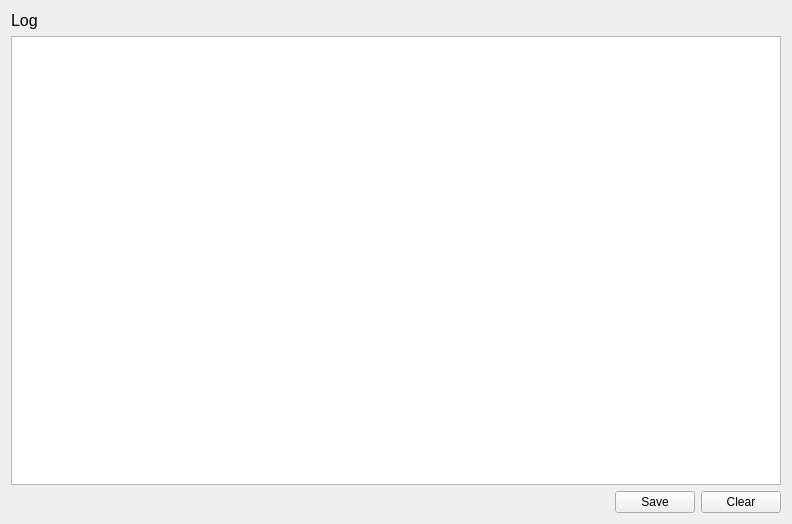
<?xml version="1.0" encoding="UTF-8"?>
<ui version="4.0">
 <class>BotLogWidget</class>
 <widget class="QWidget" name="BotLogWidget">
  <property name="geometry">
   <rect>
    <x>0</x>
    <y>0</y>
    <width>792</width>
    <height>524</height>
   </rect>
  </property>
  <property name="sizePolicy">
   <sizepolicy hsizetype="Expanding" vsizetype="Expanding">
    <horstretch>0</horstretch>
    <verstretch>0</verstretch>
   </sizepolicy>
  </property>
  <property name="windowTitle">
   <string>Form</string>
  </property>
  <layout class="QVBoxLayout" name="verticalLayout">
   <item>
    <widget class="QLabel" name="heading">
     <property name="text">
      <string>&lt;html&gt;&lt;head/&gt;&lt;body&gt;&lt;p&gt;&lt;span style=&quot; font-size:12pt;&quot;&gt;Log&lt;/span&gt;&lt;/p&gt;&lt;/body&gt;&lt;/html&gt;</string>
     </property>
    </widget>
   </item>
   <item>
    <widget class="QTextEdit" name="log">
     <property name="documentTitle">
      <string notr="true"/>
     </property>
     <property name="undoRedoEnabled">
      <bool>false</bool>
     </property>
     <property name="readOnly">
      <bool>true</bool>
     </property>
    </widget>
   </item>
   <item>
    <layout class="QHBoxLayout" name="horizontalLayout">
     <item>
      <spacer name="horizontalSpacer">
       <property name="orientation">
        <enum>Qt::Horizontal</enum>
       </property>
       <property name="sizeHint" stdset="0">
        <size>
         <width>40</width>
         <height>20</height>
        </size>
       </property>
      </spacer>
     </item>
     <item>
      <widget class="QPushButton" name="save_button">
       <property name="text">
        <string>Save</string>
       </property>
      </widget>
     </item>
     <item>
      <widget class="QPushButton" name="clear_button">
       <property name="text">
        <string>Clear</string>
       </property>
      </widget>
     </item>
    </layout>
   </item>
  </layout>
 </widget>
 <resources/>
 <connections/>
</ui>
